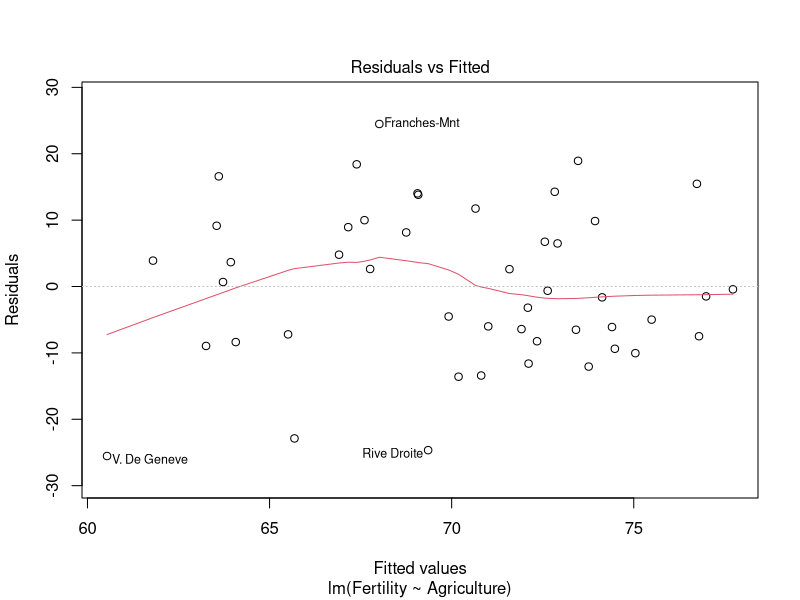
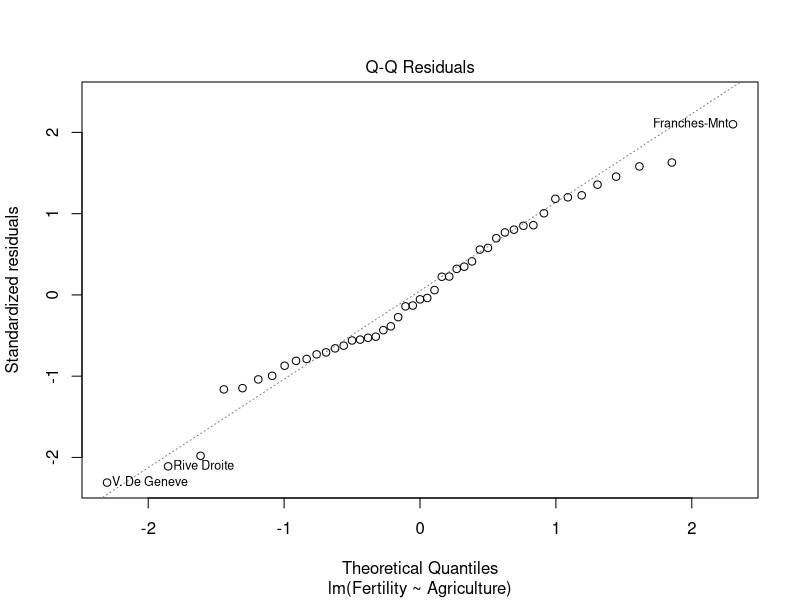
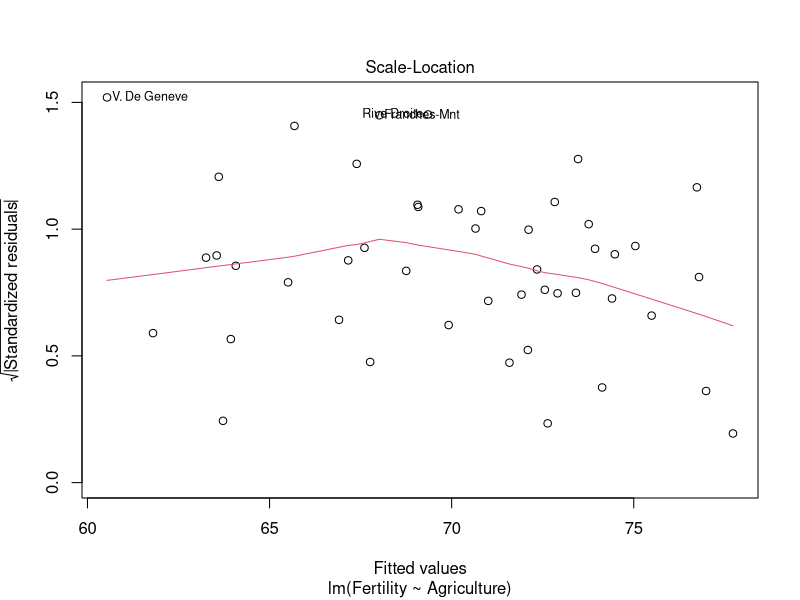
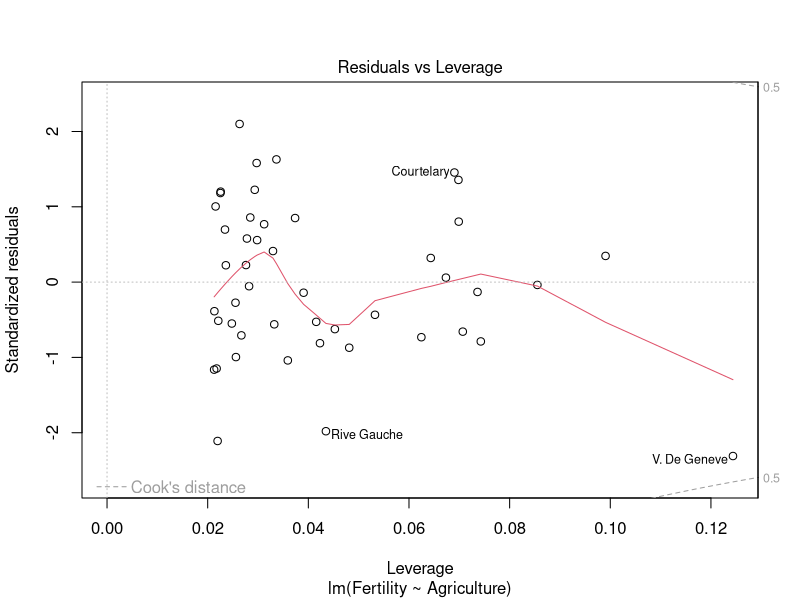

Source code (R) for these figures, in order:
## ---- chunk 1
knitr::opts_chunk$set(echo = TRUE)
## ---- chunk 2
data("swiss")
library(dplyr)
library(ggplot2)
# ?swiss
swiss %>% glimpse
summary(swiss)
## ---- chunk 3
mod1 <- lm(Fertility ~ Agriculture, data = swiss)
summary(mod1)
## ---- chunk 4
plot(mod1)
## ---- chunk 5
predict(mod1, data.frame(Agriculture = 70), interval = "prediction")
## ---- chunk 6
# Nested models
mod2 <- update(mod1, formula. = . ~ Agriculture + Infant.Mortality)
mod3 <- update(mod1, formula. = . ~ Agriculture + Infant.Mortality + Examination + Education + Catholic)
## ---- chunk 7
# AIC
AIC(mod3)
AIC(mod2)
AIC(mod1)
## ---- chunk 8
# the other thing you could've done is take the model with everything and do the step function
step(mod3)
